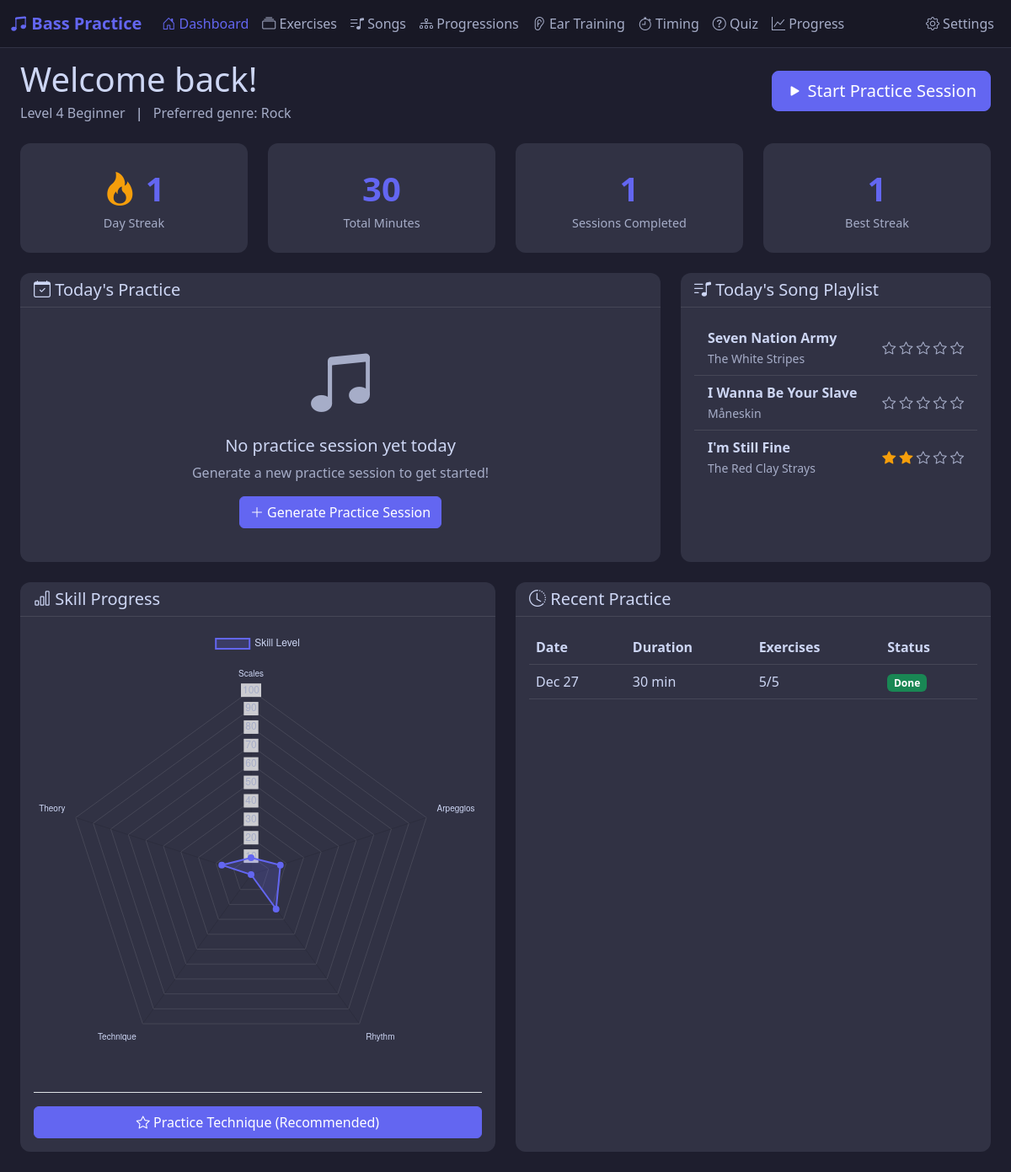
The page / on the database its author committed.
### app/models.py (models this page shows, shortened)
class UserProfile(db.Model):
    __tablename__ = 'user_profile'
    id = db.Column(db.Integer, primary_key=True)
    skill_level = db.Column(db.Integer, default=1)  # 1-10 scale
    skill_category = db.Column(db.String(20), default='beginner')  # beginner, intermediate, advanced
    preferred_genre = db.Column(db.String(50), default='rock')
    session_duration = db.Column(db.Integer, default=30)  # minutes
    bass_tuning = db.Column(db.String(20), default='standard')
    created_at = db.Column(db.DateTime, default=datetime.utcnow)

class PracticeStreak(db.Model):
    __tablename__ = 'practice_streaks'
    id = db.Column(db.Integer, primary_key=True)
    current_streak = db.Column(db.Integer, default=0)
    longest_streak = db.Column(db.Integer, default=0)
    last_practice_date = db.Column(db.Date)
    total_practice_days = db.Column(db.Integer, default=0)
    updated_at = db.Column(db.DateTime, default=datetime.utcnow, onupdate=datetime.utcnow)

class Song(db.Model):
    __tablename__ = 'songs'
    id = db.Column(db.Integer, primary_key=True)
    title = db.Column(db.String(100), nullable=False)
    artist = db.Column(db.String(100))
    genre = db.Column(db.String(50))
    difficulty_level = db.Column(db.Integer)  # 1-10
    key_signature = db.Column(db.String(10))
    tempo_bpm = db.Column(db.Integer)
    duration_minutes = db.Column(db.Integer)
    bass_notes = db.Column(db.Text)  # JSON array of bass notes/tabs
    chord_progression = db.Column(db.Text)  # JSON array of chords
    youtube_url = db.Column(db.String(255))
    practice_notes = db.Column(db.Text)
    mastery_level = db.Column(db.Integer, default=0)  # 0-5 scale
    last_practiced = db.Column(db.Date)
    practice_count = db.Column(db.Integer, default=0)
    created_at = db.Column(db.DateTime, default=datetime.utcnow)

class Progress(db.Model):
    __tablename__ = 'progress'
    id = db.Column(db.Integer, primary_key=True)
    category = db.Column(db.String(30), nullable=False)  # scales, arpeggios, etc.
    skill_level = db.Column(db.Float, default=0.0)  # 0.0-1.0 progress within level
    exercises_completed = db.Column(db.Integer, default=0)
    total_practice_time = db.Column(db.Integer, default=0)  # minutes
    last_practiced = db.Column(db.Date)
    updated_at = db.Column(db.DateTime, default=datetime.utcnow, onupdate=datetime.utcnow)

class PracticeSession(db.Model):
    __tablename__ = 'practice_sessions'
    id = db.Column(db.Integer, primary_key=True)
    session_date = db.Column(db.Date, nullable=False, default=date.today)
    planned_duration = db.Column(db.Integer)  # minutes
    actual_duration = db.Column(db.Integer)  # minutes
    completed_exercises = db.Column(db.Integer, default=0)
    total_exercises = db.Column(db.Integer, default=0)
    session_notes = db.Column(db.Text)
    session_rating = db.Column(db.Integer)  # 1-5 stars
    is_completed = db.Column(db.Boolean, default=False)
    created_at = db.Column(db.DateTime, default=datetime.utcnow)
    exercises = db.relationship('SessionExercise', backref='session', lazy=True, cascade='all, delete-orphan')

### app/routes.py (the view)
@main_bp.route('/')
def dashboard():
    profile = UserProfile.query.first()
    if not profile:
        return redirect(url_for('main.settings'))
    streak = PracticeStreak.query.first()
    if not streak:
        streak = PracticeStreak()
        db.session.add(streak)
        db.session.commit()
    today = date.today()
    todays_session = PracticeSession.query.filter_by(session_date=today).first()
    recent_sessions = PracticeSession.query.order_by(
        PracticeSession.session_date.desc()
    ).limit(7).all()
    progress_data = Progress.query.all()
    song_playlist = generate_daily_song_playlist()
    total_practice_time = db.session.query(
        db.func.sum(PracticeSession.actual_duration)
    ).scalar() or 0
    total_sessions = PracticeSession.query.filter_by(is_completed=True).count()
    lowest_category = None
    if progress_data:
        lowest_progress = min(progress_data, key=lambda p: p.skill_level)
        lowest_category = lowest_progress.category
    else:
        lowest_category = EXERCISE_CATEGORIES[0] if EXERCISE_CATEGORIES else 'scales'
    return render_template('dashboard.html',
        profile=profile,
        streak=streak,
        todays_session=todays_session,
        recent_sessions=recent_sessions,
        progress_data=progress_data,
        song_playlist=song_playlist,
        total_practice_time=total_practice_time,
        total_sessions=total_sessions,
        recommended_category=lowest_category
    )

### app/templates/dashboard.html (shortened to what this page needs)
{% extends "base.html" %}
{% block content %}
<div class="container-fluid px-4">
    <div class="row mb-4">
        <div class="col-12">
            <div class="d-flex justify-content-between align-items-center">
                <div>
                    <h1 class="mb-1">Welcome back!</h1>
                    <p class="text-secondary mb-0">
                        Level {{ profile.skill_level }} {{ profile.skill_category|capitalize }}
                        <span class="mx-2">|</span>
                        Preferred genre: {{ profile.preferred_genre|capitalize }}
                    </p>
                </div>
                <form action="{{ url_for('main.generate_practice') }}" method="POST">
                    <button type="submit" class="btn btn-primary btn-lg">
                        <i class="bi bi-play-fill"></i> Start Practice Session
                    </button>
                </form>
            </div>
        </div>
    </div>
    <div class="row mb-4">
        <div class="col-md-3">
            <div class="card stat-card">
                <div class="stat-value">
                    <i class="bi bi-fire streak-fire"></i> {{ streak.current_streak }}
                </div>
                <div class="stat-label">Day Streak</div>
            </div>
        </div>
        <div class="col-md-3">
            <div class="card stat-card">
                <div class="stat-value">{{ total_practice_time }}</div>
                <div class="stat-label">Total Minutes</div>
            </div>
        </div>
        <div class="col-md-3">
            <div class="card stat-card">
                <div class="stat-value">{{ total_sessions }}</div>
                <div class="stat-label">Sessions Completed</div>
            </div>
        </div>
        <div class="col-md-3">
            <div class="card stat-card">
                <div class="stat-value">{{ streak.longest_streak }}</div>
                <div class="stat-label">Best Streak</div>
            </div>
        </div>
    </div>
    <div class="row">
        <div class="col-lg-8 mb-4">
            <div class="card h-100">
                <div class="card-header d-flex justify-content-between align-items-center">
                    <h5 class="mb-0"><i class="bi bi-calendar-check"></i> Today's Practice</h5>
                </div>
                <div class="card-body">
                    {% if todays_session %}
                        <div class="mb-3">
                            <div class="d-flex justify-content-between mb-2">
                                <span>Progress</span>
                                <span>{{ todays_session.completed_exercises }} / {{ todays_session.total_exercises }} exercises</span>
                            </div>
                            <div class="progress" style="height: 10px;">
                                {% set progress_pct = (todays_session.completed_exercises / todays_session.total_exercises * 100) if todays_session.total_exercises > 0 else 0 %}
                                <div class="progress-bar bg-primary" style="width: {{ progress_pct }}%"></div>
                            </div>
                        </div>
                        {% if not todays_session.is_completed %}
                            <a href="{{ url_for('main.practice_session', session_id=todays_session.id) }}" class="btn btn-primary">
                                <i class="bi bi-play-fill"></i> Continue Practice
                            </a>
                        {% else %}
                            <p class="text-success mb-0">
                                <i class="bi bi-check-circle-fill"></i> Great job! You completed today's practice.
                            </p>
                        {% endif %}
                    {% else %}
                        <div class="text-center py-4">
                            <i class="bi bi-music-note-beamed display-1 text-secondary"></i>
                            <h5 class="mt-3">No practice session yet today</h5>
                            <p class="text-secondary">Generate a new practice session to get started!</p>
                            <form action="{{ url_for('main.generate_practice') }}" method="POST" class="d-inline">
                                <button type="submit" class="btn btn-primary">
                                    <i class="bi bi-plus-lg"></i> Generate Practice Session
                                </button>
                            </form>
                        </div>
                    {% endif %}
                </div>
            </div>
        </div>
        <div class="col-lg-4 mb-4">
            <div class="card h-100">
                <div class="card-header">
                    <h5 class="mb-0"><i class="bi bi-music-note-list"></i> Today's Song Playlist</h5>
                </div>
                <div class="card-body">
                    {% if song_playlist %}
                        <ul class="list-group list-group-flush">
                            {% for song in song_playlist %}
                                <li class="list-group-item bg-transparent d-flex justify-content-between align-items-center">
                                    <div>
                                        <strong>{{ song.title }}</strong>
                                        {% if song.artist %}
                                            <br><small class="text-secondary">{{ song.artist }}</small>
                                        {% endif %}
                                    </div>
                                    <div class="mastery-stars">
                                        {% for i in range(5) %}
                                            <i class="bi bi-star{% if i < song.mastery_level %}-fill{% endif %}"></i>
                                        {% endfor %}
                                    </div>
                                </li>
                            {% endfor %}
                        </ul>
                    {% endif %}
                </div>
            </div>
        </div>
    </div>
    <div class="row">
        <div class="col-lg-6 mb-4">
            <div class="card h-100">
                <div class="card-header">
                    <h5 class="mb-0"><i class="bi bi-bar-chart"></i> Skill Progress</h5>
                </div>
                <div class="card-body">
                    <canvas id="progressChart"></canvas>
                    {% if recommended_category %}
                    <div class="mt-3 pt-3 border-top">
                        <a href="{{ url_for('main.get_recommended_exercise') }}" class="btn btn-primary w-100">
                            <i class="bi bi-star"></i> Practice {{ recommended_category|title }} (Recommended)
                        </a>
                    </div>
                    {% endif %}
                </div>
            </div>
        </div>
        <div class="col-lg-6 mb-4">
            <div class="card h-100">
                <div class="card-header">
                    <h5 class="mb-0"><i class="bi bi-clock-history"></i> Recent Practice</h5>
                </div>
                <div class="card-body">
                    {% if recent_sessions %}
                        <div class="table-responsive">
                            <table class="table table-dark table-hover">
                                <thead>
                                    <tr>
                                        <th>Date</th>
                                        <th>Duration</th>
                                        <th>Exercises</th>
                                        <th>Status</th>
                                    </tr>
                                </thead>
                                <tbody>
                                    {% for session in recent_sessions %}
                                        <tr>
                                            <td>{{ session.session_date.strftime('%b %d') }}</td>
                                            <td>{{ session.actual_duration or session.planned_duration }} min</td>
                                            <td>{{ session.completed_exercises }}/{{ session.total_exercises }}</td>
                                            <td>
                                                {% if session.is_completed %}
                                                    <span class="badge bg-success">Done</span>
                                                {% else %}
                                                    <a href="{{ url_for('main.practice_session', session_id=session.id) }}" class="badge bg-warning text-dark">Resume</a>
                                                {% endif %}
                                            </td>
                                        </tr>
                                    {% endfor %}
                                </tbody>
                            </table>
                        </div>
                    {% else %}
                        <p class="text-center text-secondary py-4">No practice sessions yet. Start your first one!</p>
                    {% endif %}
                </div>
            </div>
        </div>
    </div>
</div>
{% endblock %}
{% block extra_js %}
<script>
    // Progress Chart
    const ctx = document.getElementById('progressChart');
    if (ctx) {
        new Chart(ctx, {
            type: 'radar',
            data: {
                labels: ['Scales', 'Arpeggios', 'Rhythm', 'Technique', 'Theory'],
                datasets: [{
                    label: 'Skill Level',
                    data: [
                        {% for p in progress_data %}
                            {{ (p.skill_level * 100)|round(1) }}{% if not loop.last %},{% endif %}
                        {% endfor %}
                    ],
                    backgroundColor: 'rgba(99, 102, 241, 0.2)',
                    borderColor: 'rgb(99, 102, 241)',
                    borderWidth: 2,
                    pointBackgroundColor: 'rgb(99, 102, 241)'
                }]
            },
            options: {
                responsive: true,
                scales: {
                    r: {
                        beginAtZero: true,
                        max: 100,
                        ticks: {
                            color: '#a6adc8'
                        },
                        grid: {
                            color: 'rgba(255,255,255,0.1)'
                        },
                        pointLabels: {
                            color: '#cdd6f4'
                        }
                    }
                },
                plugins: {
                    legend: {
                        labels: {
                            color: '#cdd6f4'
                        }
                    }
                }
            }
        });
    }
</script>
{% endblock %}

### rows shown on the page
UserProfile: skill_level "4", skill_category "Beginner", preferred_genre "Rock"
PracticeStreak: current_streak "1", longest_streak "1"
Song: title "Seven Nation Army", artist "The White Stripes", mastery_level 0 (drawn)
Song: title "I Wanna Be Your Slave", artist "Måneskin", mastery_level 0 (drawn)
Song: title "I'm Still Fine", artist "The Red Clay Strays", mastery_level 2 (drawn)
Progress: category "Technique"
PracticeSession: session_date "Dec 27", actual_duration "30", completed_exercises "5", total_exercises "5", is_completed "Done"

### other values the page prints
{{ total_practice_time }} "30"
{{ total_sessions }} "1"
chart data {{ (p.skill_level * 100)|round(1) }} 9.1, 16.7, 23.1, 0.0, 16.7
